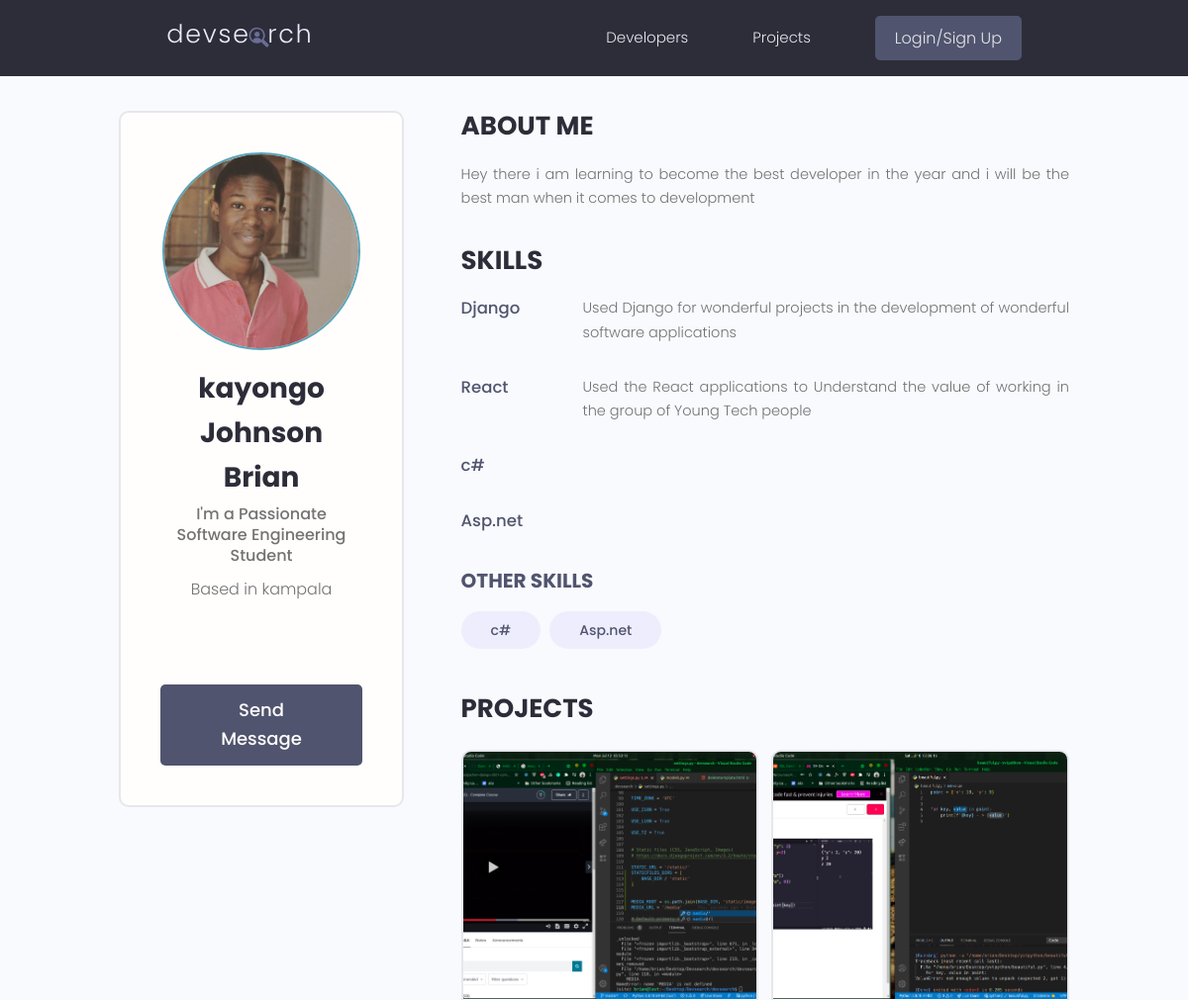
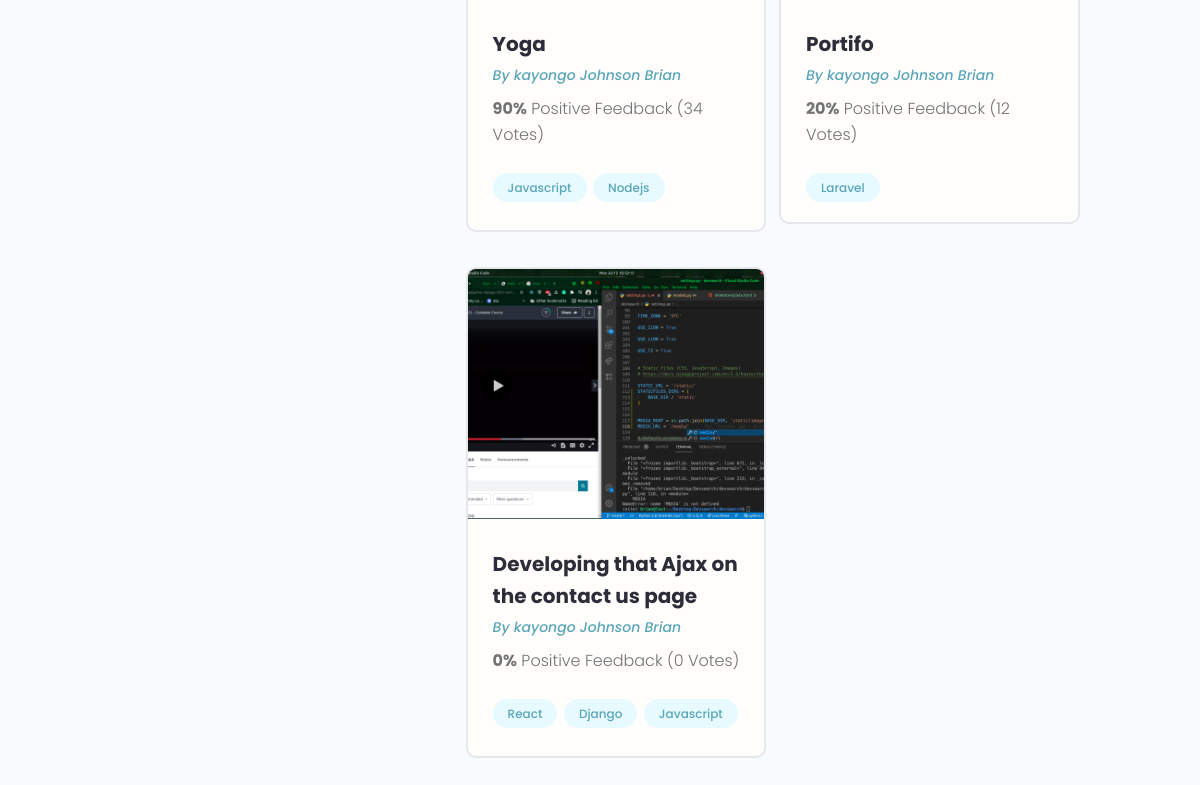
The app's page /profile/072d41be-607b-42e5-bd1e-374ea86bb150, older data (2 pictures, top to bottom).
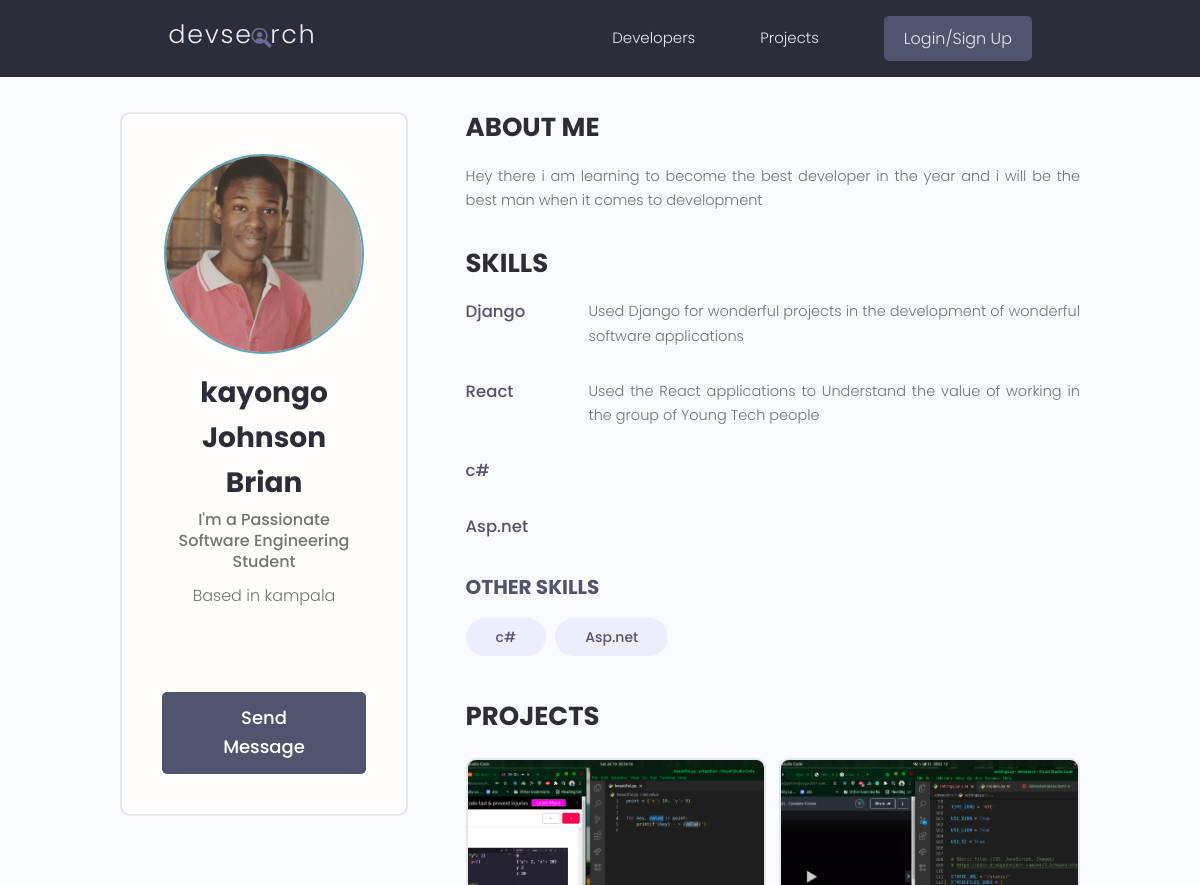
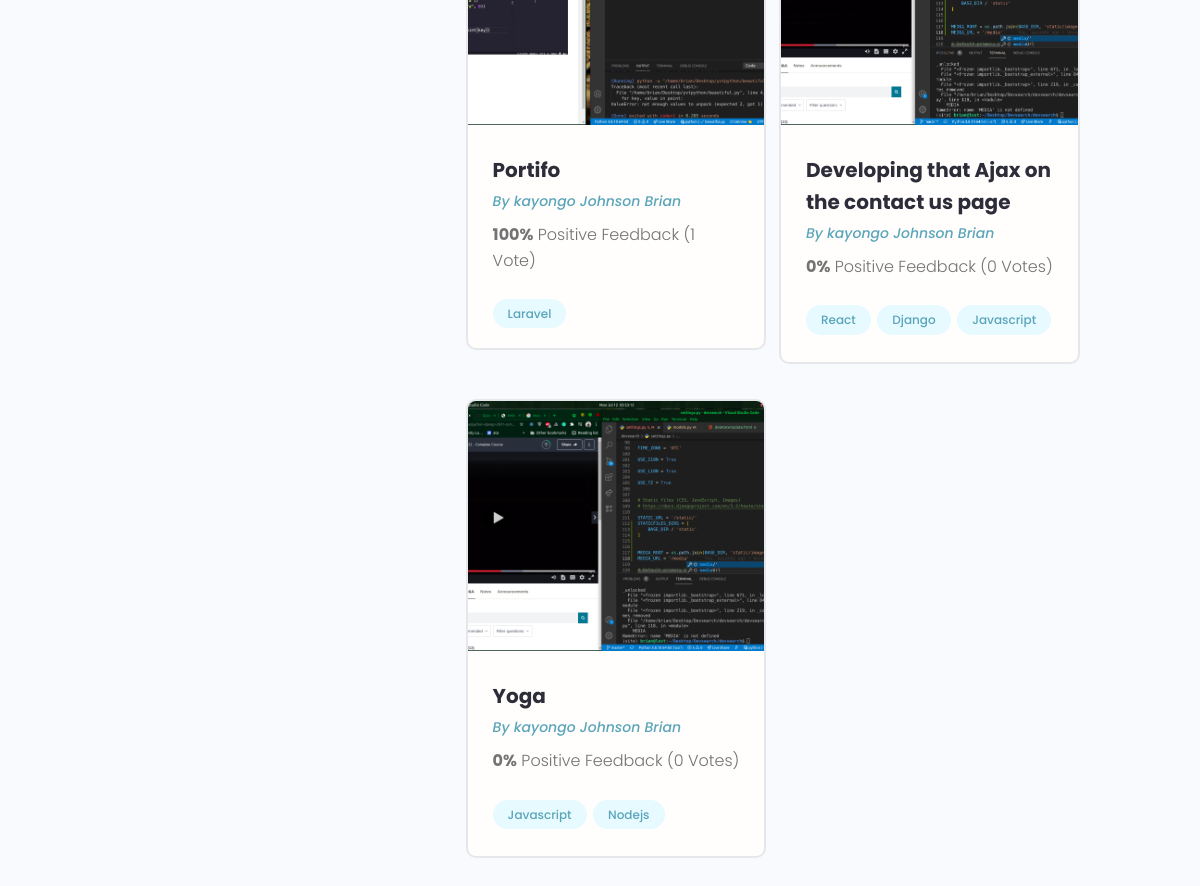
The same page, newer data (2 pictures, top to bottom).
### users/models.py (models this page shows, shortened)
class Skill(models.Model):
    id = models.UUIDField(default=uuid.uuid4,
                          primary_key=True, unique=True, editable=False)
    owner = models.ForeignKey(
        Profile, on_delete=models.CASCADE, null=True, blank=True)
    name = models.CharField(max_length=200, null=True, blank=True)
    description = models.TextField(null=True, blank=True)
    created = models.DateTimeField(auto_now_add=True)
    def __str__(self):
        return str(self.name)

class Profile(models.Model):
    user = models.OneToOneField(
        User, on_delete=models.CASCADE, null=True, blank=True)
    username = models.CharField(max_length=200, null=True, blank=True)
    location = models.CharField(max_length=200, null=True, blank=True)
    name = models.CharField(max_length=200, null=True, blank=True)
    email = models.EmailField(null=True, blank=True, max_length=200)
    short_intro = models.CharField(max_length=200, null=True, blank=True)
    bio = models.TextField(null=True, blank=True)
    profile_image = models.ImageField(
        null=True, blank=True, upload_to="profiles/", default="profiles/user.png")
    social_github = models.CharField(max_length=200, null=True, blank=True)
    social_twiter = models.CharField(max_length=200, null=True, blank=True)
    social_youtube = models.CharField(max_length=200, null=True, blank=True)
    social_website = models.CharField(max_length=200, null=True, blank=True)
    id = models.UUIDField(default=uuid.uuid4,
                          primary_key=True, unique=True, editable=False)
    created = models.DateTimeField(auto_now_add=True)

### projects/models.py (models this page shows, shortened)
class Project(models.Model):
    owner = models.ForeignKey(
        Profile, null=True, blank=True, on_delete=models.SET_NULL)
    title = models.CharField(max_length=120)
    description = models.TextField(null=True, blank=True)
    featured_image = models.ImageField(
        null=True, blank=True, default="default.png")
    demo_link = models.CharField(max_length=2000, null=True, blank=True)
    source_link = models.CharField(max_length=2000, null=True, blank=True)
    tags = models.ManyToManyField('Tag', blank=True)
    vote_total = models.IntegerField(default=0, null=True, blank=True)
    vote_ratio = models.IntegerField(default=0, null=True, blank=True)
    created = models.DateTimeField(auto_now_add=True)
    id = models.UUIDField(default=uuid.uuid4,
                          primary_key=True, unique=True, editable=False)
    class Meta:
        ordering = ['-vote_ratio', '-vote_total', 'title']

class Tag(models.Model):
    name = models.CharField(max_length=200)
    created = models.DateTimeField(auto_now_add=True)
    id = models.UUIDField(default=uuid.uuid4,
                          primary_key=True, unique=True, editable=False)
    def __str__(self):
        return self.name

### users/views.py (the view)
# urls.py: path('profile/<str:pk>', views.userProfile, name='user-profile'),
def userProfile(request, pk):
    profile = Profile.objects.get(id=pk)
    topskills = profile.skill_set.exclude(description__exact=" ")
    otherskills = profile.skill_set.filter(description__exact="")
    context = {'profile': profile, 'topskills': topskills,
               'otherskills': otherskills}
    return render(request, 'users/user-profile.html', context)

### users/templates/users/user-profile.html (shortened to what this page needs)
{% extends 'main.html' %} {% load static %} {% block content %}
<main class="profile my-md">
    <div class="container">
        <div class="layout">
            <div class="column column--1of3">
                <div class="card text-center">
                    <div class="card__body dev">
                        <img class="avatar avatar--xl" src="{{ profile.profile_image.url }}" />
                        <h2 class="dev__name">{{ profile.name }}</h2>
                        <p class="dev__title">{{ profile.short_intro }}</p>
                        <p class="dev__location">Based in {{ profile.location }}</p>
                        <ul class="dev__social">
                        </ul>
                        <a href="#" class="btn btn--sub btn--lg">Send Message </a>
                    </div>
                </div>
            </div>
            <div class="column column--2of3">
                <div class="devInfo">
                    <h3 class="devInfo__title">About Me</h3>
                    <p class="devInfo__about">
                        {{profile.bio }}
                    </p>
                </div>
                <div class="devInfo">
                    <h3 class="devInfo__title">Skills</h3>
                    <div class="devInfo__skills">
                        {% for topskill in topskills%}
                        <div class="devSkill">
                            <h4 class="devSkill__title">{{ topskill.name }}</h4>
                            <p class="devSkill__info">
                                {{topskill.description }}
                            </p>
                        </div>
                        {% endfor %}
                        <h3 class="devInfo__subtitle">Other Skills</h3>
                        <div class="devInfo__otherSkills">
                            {% for skill in otherskills %}
                            <span class="tag tag--pill tag--sub tag--lg">
                  <small>{{ skill }}</small>
                </span> {% endfor %}
                        </div>
                    </div>
                </div>
                <div class="devInfo">
                    <h3 class="devInfo__title">Projects</h3>
                    <div class="grid grid--two">
                        {% for project in profile.project_set.all %}
                        <div class="column">
                            <div class="card project">
                                <a href="{% url 'project' project.id %}" class="project">
                                    <img class="project__thumbnail" src="{{ project.featured_image.url }}" alt="project thumbnail" />
                                    <div class="card__body">
                                        <h3 class="project__title">{{ project.title }}</h3>
                                        <p><a class="project__author" href="{% url 'user-profile' project.owner.id %}">By {{ project.owner.name }}</a></p>
                                        <p class="project--rating">
                                            <span style="font-weight: bold;">{{ project.vote_ratio }}%</span> Positive Feedback ({{ project.vote_total }} Vote{{project.vote_total|pluralize:"s" }})
                                        </p>
                                        <div class="project__tags">
                                            {% for tag in project.tags.all %}
                                            <span class="tag tag--pill tag--main">
                                        <small>{{ tag }}</small>
                                    </span> {% endfor %}
                                        </div>
                                    </div>
                                </a>
                            </div>
                        </div>
                        {% endfor %}
                    </div>
                </div>
            </div>
        </div>
    </div>
</main>
{% endblock content %}

Row changes from the older to the newer data that the page shows:
changed Project "Portifo": vote_ratio "20" → "100"; vote_total "12" → "1"
changed Project "Yoga": vote_ratio "90" → "0"; vote_total "34" → "0"; moves down the list
